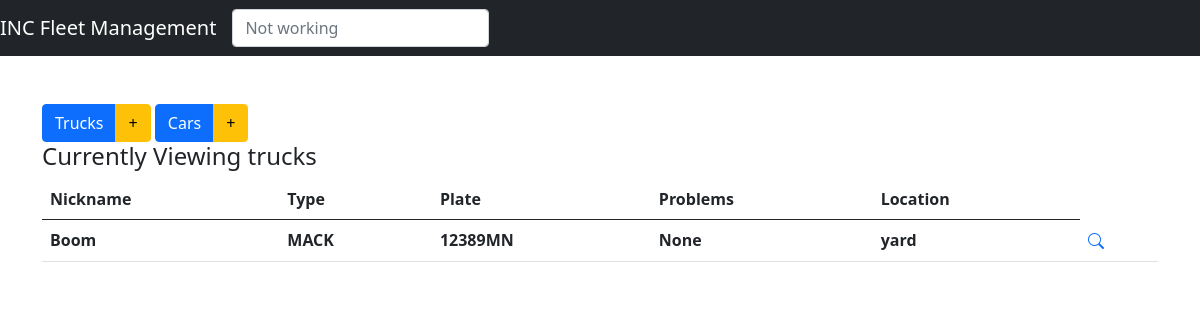
/Inventory/displayTrucks, run on an earlier commit of the app's database.
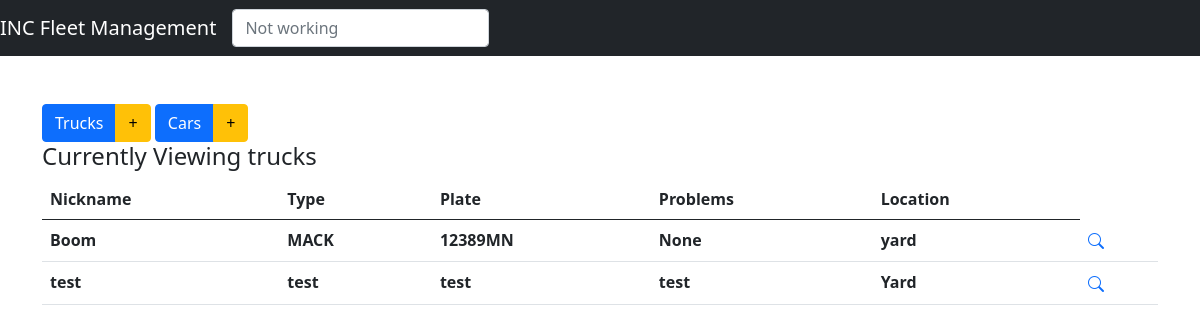
And on a later commit of the database.
### Inventory/models.py (models this page shows, shortened)
class trucks(models.Model):
    TYPE_CHOICES = (('Sedan', 'Sedan'), ('Pickup', 'Pickup'), ('SUV', 'SUV'), ('Flatbed', 'Flatbed'))
    MON_CHOICES = (('Yes', 'Yes'), ('No', 'No'))
    nickname = models.CharField(blank=False, null=True, default=None, max_length=80)
    make = models.CharField(blank=False, null=True, default=None, max_length=80)
    model = models.CharField(blank=False, null=True, default=None, max_length=80)
    type = models.CharField(blank=False, null=True, choices=TYPE_CHOICES, default=None, max_length=80)
    plate = models.CharField(blank=False, null=True, default=None, max_length=80)
    vin = models.CharField(blank=False, null=True, default=None, max_length=80)
    ezPass = models.CharField(blank=False, null=True, default=None, max_length=80)
    mileage = models.CharField(blank=False, null=True, default=None, max_length=80)
    reportedProblem = models.CharField(blank=False, null=True, default=None, max_length=80)
    inspection = models.DateField(blank=False, null=True, default=None)
    registration = models.DateField(blank=False, null=True, default=None)
    oilChange = models.DateField(blank=False, null=True, default=None)
    isMonitored = models.CharField(blank=False, null=True, choices=MON_CHOICES, default=None, max_length=80)
    status = models.CharField(blank=False, null=True, default=None, max_length=80)
    title = models.ImageField(null=True, blank=True, upload_to='title_pics/')
    insurance_card = models.ImageField(null=True, blank=True, upload_to='insurance_cards/')

### Inventory/views.py (the view)
# urls.py: path('displayTrucks', views.displayTrucks, name='displayTrucks'),
def displayTrucks(request):
    items = trucks.objects.all()
    context = {'items': items, 'header': 'trucks'}
    return render(request, 'Inventory/index.html', context)

### Inventory/templates/Inventory/index.html (shortened to what this page needs)
{% extends 'inventory/base.html' %}
{% block body %}
    <link href="https://cdn.jsdelivr.net/npm/bootstrap@5.0.1/dist/css/bootstrap.min.css" rel="stylesheet">
    <link rel="stylesheet" href="https://cdn.jsdelivr.net/npm/bootstrap-icons@1.5.0/font/bootstrap-icons.css">
<br>
<div class="btn-group" role="group">
    <a href="{% url 'displayTrucks' %}" class="btn btn-primary btn-md" role="button">Trucks</a>
    <a href="{% url 'addTrucks' %}" class="btn btn-warning btn-md" role="button" >+</a>
</div>
<div class="btn-group">
    <a href="{% url 'displaySmallVehicles' %}" class="btn btn-primary btn-md" role="button">Cars</a>
    <a href="{% url 'addSmallVehicles' %}" class="btn btn-warning btn-md" role="button">+</a>
</div>
<br>
<h4>Currently Viewing {{ header }}</h4>
<table class="table table-hover">
    <thead>
    <tr>
        <th>Nickname</th>
        <th>Type</th>
        <th>Plate</th>
        <th>Problems</th>
        <th>Location</th>
    </tr>
    </thead>
    <tbody>
    {% for item in items %}
    <tr>
        <th>{{ item.nickname }}</th>
        <th>{{ item.make }}</th>
        <th>{{ item.plate }}</th>
        <th>{{ item.reportedProblem }}</th>
        <th>{{ item.status }}</th>
        {% if header|lower == "trucks" %}
        <td>
            <div class="btn-group" role="group">
                <a href="{% url 'truckdetails' item.pk %}" class="bi bi-search"> </a>
            </div>
        </td>
        {% elif header|lower == "cars" %}
        <td>
            <div class="btn-group" role="group">
                <a href="{% url 'vehicledetails' item.pk %}" class="bi bi-search"> </a>
            </div>
        </td>
        {% endif %}
    </tr>
    {% endfor %}
    </tbody>
</table>
{% endblock %}

What changed in the data, as far as the page shows it:
added trucks: nickname "test", make "test", plate "test", reportedProblem "test", status "Yard"
